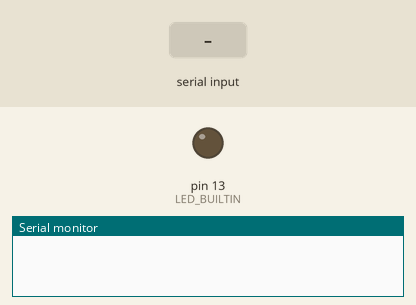
Simulated run of this sketch. Board: Arduino Uno, built with avr-gcc and run on an emulated ATmega328P. On the bench: output pins drawn as LEDs (lit = HIGH), the last lines printed to the serial monitor. The test bench sets the inputs (shaded band).

Above: at 1.2 s.
1.3 s: "on\n" received over Serial
At 1.8 s:
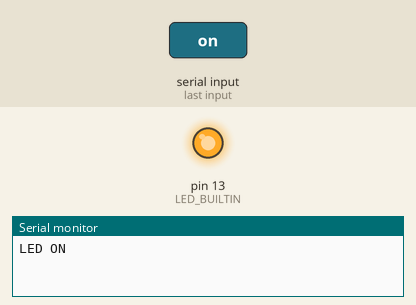
2.8 s: "off\n" received over Serial
At 4.2 s:
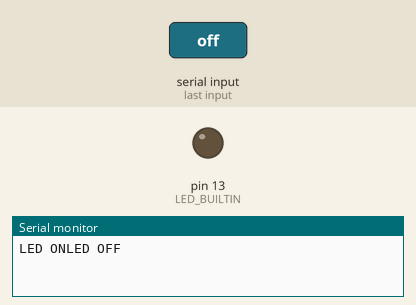
Timing chart, 0 to 5.8 s (numbered marks = the images above; inputs shaded):
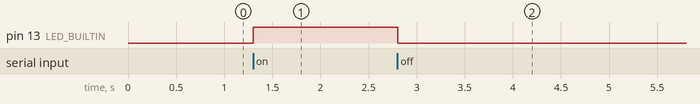

Measured:
- after the input at 1.3 s, pin 13 (LED_BUILTIN): LOW → HIGH at once
- after the input at 2.8 s, pin 13 (LED_BUILTIN): HIGH → LOW at once

The sketch:

LED_ON_OFF.ino
```cpp
String InByte;

void setup() {
  // put your setup code here, to run once:
Serial.begin(9600);
pinMode(LED_BUILTIN,OUTPUT);
}

void loop() {
  // put your main code here, to run repeatedly:
  if (Serial.available()>0){
    InByte=Serial.readStringUntil('\n');
    if (InByte == "on"){
      digitalWrite(LED_BUILTIN,HIGH);
      Serial.write("LED ON");

    }
        else if (InByte == "off"){
      digitalWrite(LED_BUILTIN,LOW);
      Serial.write("LED OFF");

    }
    else{
      Serial.write("Bruh TYPE command PROPERLY -_-");
    }
  }

}
```
